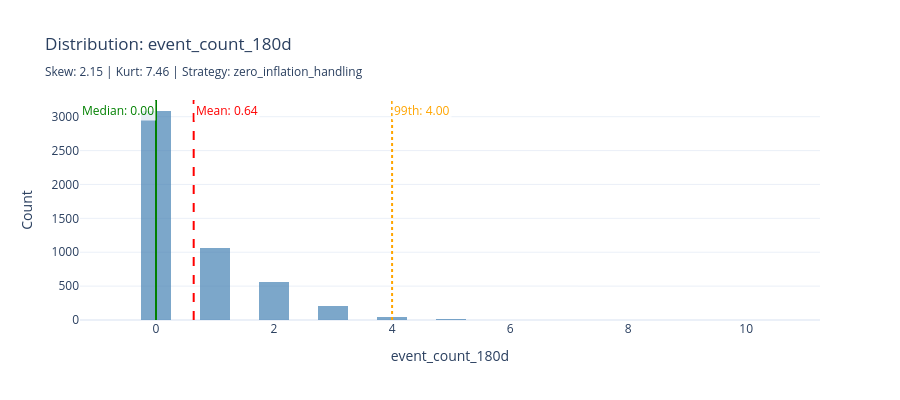
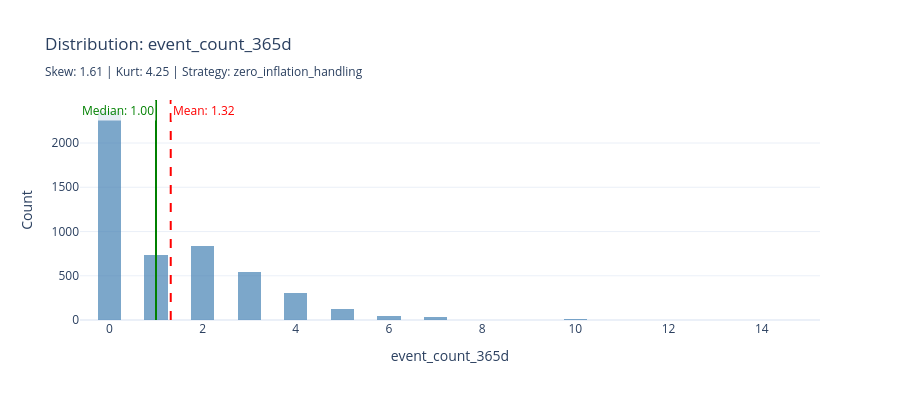
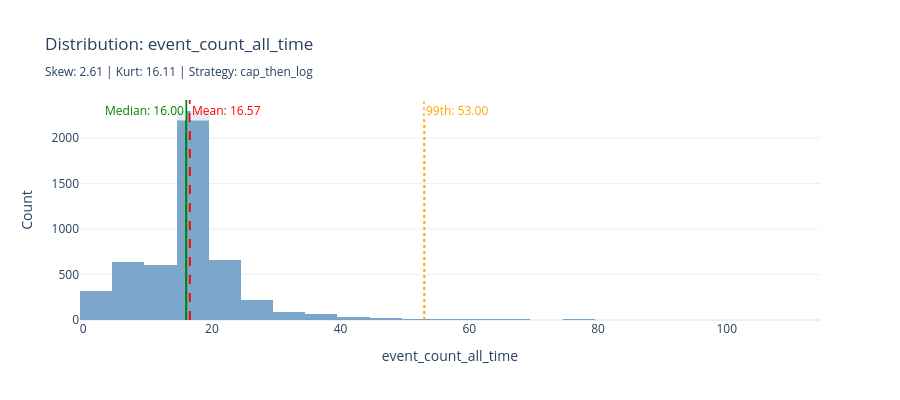
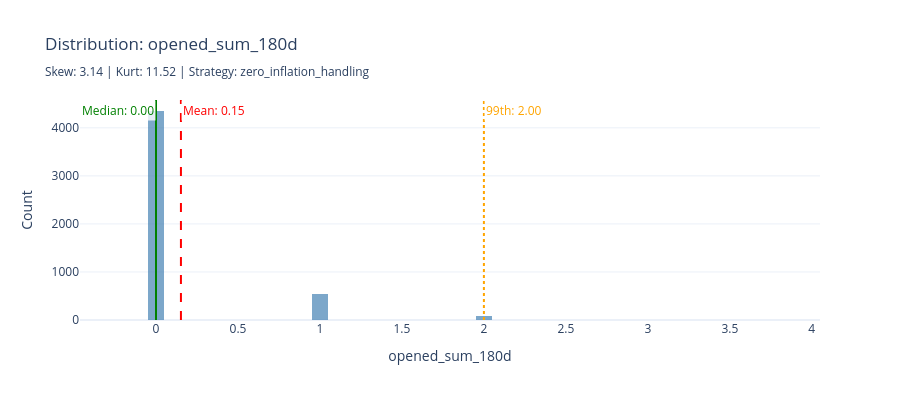

Source (notebook cell) for these figures, in order:
### Markdown cell above
## 4.4 Numeric Columns Analysis

**📖 How to Interpret These Charts:**
- **Red dashed line** = Mean (sensitive to outliers)
- **Green solid line** = Median (robust to outliers)
- **Large gap between mean and median** = Skewed distribution
- **Long right tail** = Positive skew (common in count/amount data)

**📖 Understanding Distribution Metrics**

| Metric | Interpretation | Action |
|--------|---------------|--------|
| **Skewness** | Measures asymmetry | \|skew\| > 1: Consider log transform |
| **Kurtosis** | Measures tail heaviness | kurt > 10: Cap outliers before transform |
| **Zero %** | Percentage of zeros | > 40%: Use zero-inflation handling |

**📖 Transformation Decision Tree:**
1. If zeros > 40% → Create binary indicator + log(non-zeros)
2. If \|skewness\| > 1 AND kurtosis > 10 → Cap then log
3. If \|skewness\| > 1 → Log transform
4. If kurtosis > 10 → Cap outliers only
5. Otherwise → Standard scaling is sufficient

### Code cell
analyzer = DistributionAnalyzer()

numeric_cols = [
    name for name, col in findings.columns.items()
    if col.inferred_type in [ColumnType.NUMERIC_CONTINUOUS, ColumnType.NUMERIC_DISCRETE]
    and name not in TEMPORAL_METADATA_COLS
]

analyses = analyzer.analyze_dataframe(df, numeric_cols)
recommendations = {col: analyzer.recommend_transformation(analysis)
                   for col, analysis in analyses.items()}

for col_name in numeric_cols:
    col_info = findings.columns[col_name]
    analysis = analyses.get(col_name)
    rec = recommendations.get(col_name)

    print(f"\n{'='*70}")
    print(f"Column: {col_name}")
    print(f"Type: {col_info.inferred_type.value} (Confidence: {col_info.confidence:.0%})")
    print("-" * 70)

    if analysis:
        print("\U0001f4ca Distribution Statistics:")
        print(f"   Mean: {analysis.mean:.3f}  |  Median: {analysis.median:.3f}  |  Std: {analysis.std:.3f}")
        print(f"   Range: [{analysis.min_value:.3f}, {analysis.max_value:.3f}]")
        if analysis.percentiles:
            print(f"   Percentiles: 1%={analysis.percentiles.get('p1', 0):.3f}, 25%={analysis.q1:.3f}, 75%={analysis.q3:.3f}, 99%={analysis.percentiles.get('p99', 0):.3f}")
        print("\n\U0001f4c8 Shape Analysis:")
        skew_label = '(Right-skewed)' if analysis.skewness > 0.5 else '(Left-skewed)' if analysis.skewness < -0.5 else '(Symmetric)'
        print(f"   Skewness: {analysis.skewness:.2f} {skew_label}")
        kurt_label = '(Heavy tails/outliers)' if analysis.kurtosis > 3 else '(Light tails)'
        print(f"   Kurtosis: {analysis.kurtosis:.2f} {kurt_label}")
        print(f"   Zeros: {analysis.zero_count:,} ({analysis.zero_percentage:.1f}%)")
        print(f"   Outliers (IQR): {analysis.outlier_count_iqr:,} ({analysis.outlier_percentage:.1f}%)")

        if rec:
            print(f"\n\U0001f527 Recommended Transformation: {rec.recommended_transform.value}")
            print(f"   Reason: {rec.reason}")
            print(f"   Priority: {rec.priority}")
            if rec.warnings:
                for warn in rec.warnings:
                    print(f"   \u26a0\ufe0f {warn}")

    data_np = df[col_name].dropna().to_numpy()
    fig = go.Figure()

    fig.add_trace(go.Histogram(x=data_np, nbinsx=50, name='Distribution',
                                marker_color='steelblue', opacity=0.7))

    mean_val = analysis.mean
    median_val = analysis.median

    mean_position = "top right" if mean_val >= median_val else "top left"
    median_position = "top left" if mean_val >= median_val else "top right"

    fig.add_vline(
        x=mean_val, line_dash="dash", line_color="red",
        annotation_text=f"Mean: {mean_val:.2f}", annotation_position=mean_position,
        annotation_font_color="red", annotation_bgcolor="rgba(255,255,255,0.8)"
    )
    fig.add_vline(
        x=median_val, line_dash="solid", line_color="green",
        annotation_text=f"Median: {median_val:.2f}", annotation_position=median_position,
        annotation_font_color="green", annotation_bgcolor="rgba(255,255,255,0.8)"
    )

    if analysis and analysis.outlier_percentage > 5 and analysis.percentiles.get('p99') is not None:
        fig.add_vline(x=analysis.percentiles['p99'], line_dash="dot", line_color="orange",
                      annotation_text=f"99th: {analysis.percentiles['p99']:.2f}",
                      annotation_position="top right",
                      annotation_font_color="orange",
                      annotation_bgcolor="rgba(255,255,255,0.8)")

    transform_label = rec.recommended_transform.value if rec else "none"
    fig.update_layout(
        title=f"Distribution: {col_name}<br><sub>Skew: {analysis.skewness:.2f} | Kurt: {analysis.kurtosis:.2f} | Strategy: {transform_label}</sub>",
        xaxis_title=col_name, yaxis_title="Count",
        template='plotly_white', height=400
    )
    display_figure(fig)

### Figure 1 — Plotly figure (JSON) as saved in the notebook; plotly's stock layout.template omitted (floating-point values rounded to 4 significant figures; data arrays with more than 128 entries replaced by an {"elided": "..."} marker saying what was removed)
{"data": [{"marker": {"color": "steelblue"}, "name": "Distribution", "nbinsx": 50, "opacity": 0.7, "type": "histogram", "x": {"elided": "4998 int values"}}], "layout": {"annotations": [{"bgcolor": "rgba(255,255,255,0.8)", "font": {"color": "red"}, "showarrow": false, "text": "Mean: 0.64", "x": 0.6387, "xanchor": "left", "xref": "x", "y": 1, "yanchor": "top", "yref": "y domain"}, {"bgcolor": "rgba(255,255,255,0.8)", "font": {"color": "green"}, "showarrow": false, "text": "Median: 0.00", "x": 0.0, "xanchor": "right", "xref": "x", "y": 1, "yanchor": "top", "yref": "y domain"}, {"bgcolor": "rgba(255,255,255,0.8)", "font": {"color": "orange"}, "showarrow": false, "text": "99th: 4.00", "x": 4.0, "xanchor": "left", "xref": "x", "y": 1, "yanchor": "top", "yref": "y domain"}], "height": 400, "shapes": [{"line": {"color": "red", "dash": "dash"}, "type": "line", "x0": 0.6387, "x1": 0.6387, "xref": "x", "y0": 0, "y1": 1, "yref": "y domain"}, {"line": {"color": "green", "dash": "solid"}, "type": "line", "x0": 0.0, "x1": 0.0, "xref": "x", "y0": 0, "y1": 1, "yref": "y domain"}, {"line": {"color": "orange", "dash": "dot"}, "type": "line", "x0": 4.0, "x1": 4.0, "xref": "x", "y0": 0, "y1": 1, "yref": "y domain"}], "title": {"text": "Distribution: event_count_180d<br><sub>Skew: 2.15 | Kurt: 7.46 | Strategy: zero_inflation_handling</sub>"}, "xaxis": {"title": {"text": "event_count_180d"}}, "yaxis": {"title": {"text": "Count"}}}}

### Figure 2 — Plotly figure (JSON) as saved in the notebook; plotly's stock layout.template omitted (floating-point values rounded to 4 significant figures; data arrays with more than 128 entries replaced by an {"elided": "..."} marker saying what was removed)
{"data": [{"marker": {"color": "steelblue"}, "name": "Distribution", "nbinsx": 50, "opacity": 0.7, "type": "histogram", "x": {"elided": "4998 int values"}}], "layout": {"annotations": [{"bgcolor": "rgba(255,255,255,0.8)", "font": {"color": "red"}, "showarrow": false, "text": "Mean: 1.32", "x": 1.316, "xanchor": "left", "xref": "x", "y": 1, "yanchor": "top", "yref": "y domain"}, {"bgcolor": "rgba(255,255,255,0.8)", "font": {"color": "green"}, "showarrow": false, "text": "Median: 1.00", "x": 1.0, "xanchor": "right", "xref": "x", "y": 1, "yanchor": "top", "yref": "y domain"}], "height": 400, "shapes": [{"line": {"color": "red", "dash": "dash"}, "type": "line", "x0": 1.316, "x1": 1.316, "xref": "x", "y0": 0, "y1": 1, "yref": "y domain"}, {"line": {"color": "green", "dash": "solid"}, "type": "line", "x0": 1.0, "x1": 1.0, "xref": "x", "y0": 0, "y1": 1, "yref": "y domain"}], "title": {"text": "Distribution: event_count_365d<br><sub>Skew: 1.61 | Kurt: 4.25 | Strategy: zero_inflation_handling</sub>"}, "xaxis": {"title": {"text": "event_count_365d"}}, "yaxis": {"title": {"text": "Count"}}}}

### Figure 3 — Plotly figure (JSON) as saved in the notebook; plotly's stock layout.template omitted (floating-point values rounded to 4 significant figures; data arrays with more than 128 entries replaced by an {"elided": "..."} marker saying what was removed)
{"data": [{"marker": {"color": "steelblue"}, "name": "Distribution", "nbinsx": 50, "opacity": 0.7, "type": "histogram", "x": {"elided": "4998 int values"}}], "layout": {"annotations": [{"bgcolor": "rgba(255,255,255,0.8)", "font": {"color": "red"}, "showarrow": false, "text": "Mean: 16.57", "x": 16.57, "xanchor": "left", "xref": "x", "y": 1, "yanchor": "top", "yref": "y domain"}, {"bgcolor": "rgba(255,255,255,0.8)", "font": {"color": "green"}, "showarrow": false, "text": "Median: 16.00", "x": 16.0, "xanchor": "right", "xref": "x", "y": 1, "yanchor": "top", "yref": "y domain"}, {"bgcolor": "rgba(255,255,255,0.8)", "font": {"color": "orange"}, "showarrow": false, "text": "99th: 53.00", "x": 53.0, "xanchor": "left", "xref": "x", "y": 1, "yanchor": "top", "yref": "y domain"}], "height": 400, "shapes": [{"line": {"color": "red", "dash": "dash"}, "type": "line", "x0": 16.57, "x1": 16.57, "xref": "x", "y0": 0, "y1": 1, "yref": "y domain"}, {"line": {"color": "green", "dash": "solid"}, "type": "line", "x0": 16.0, "x1": 16.0, "xref": "x", "y0": 0, "y1": 1, "yref": "y domain"}, {"line": {"color": "orange", "dash": "dot"}, "type": "line", "x0": 53.0, "x1": 53.0, "xref": "x", "y0": 0, "y1": 1, "yref": "y domain"}], "title": {"text": "Distribution: event_count_all_time<br><sub>Skew: 2.61 | Kurt: 16.11 | Strategy: cap_then_log</sub>"}, "xaxis": {"title": {"text": "event_count_all_time"}}, "yaxis": {"title": {"text": "Count"}}}}

### Figure 4 — Plotly figure (JSON) as saved in the notebook; plotly's stock layout.template omitted (floating-point values rounded to 4 significant figures; data arrays with more than 128 entries replaced by an {"elided": "..."} marker saying what was removed)
{"data": [{"marker": {"color": "steelblue"}, "name": "Distribution", "nbinsx": 50, "opacity": 0.7, "type": "histogram", "x": {"elided": "4998 int values"}}], "layout": {"annotations": [{"bgcolor": "rgba(255,255,255,0.8)", "font": {"color": "red"}, "showarrow": false, "text": "Mean: 0.15", "x": 0.1521, "xanchor": "left", "xref": "x", "y": 1, "yanchor": "top", "yref": "y domain"}, {"bgcolor": "rgba(255,255,255,0.8)", "font": {"color": "green"}, "showarrow": false, "text": "Median: 0.00", "x": 0.0, "xanchor": "right", "xref": "x", "y": 1, "yanchor": "top", "yref": "y domain"}, {"bgcolor": "rgba(255,255,255,0.8)", "font": {"color": "orange"}, "showarrow": false, "text": "99th: 2.00", "x": 2.0, "xanchor": "left", "xref": "x", "y": 1, "yanchor": "top", "yref": "y domain"}], "height": 400, "shapes": [{"line": {"color": "red", "dash": "dash"}, "type": "line", "x0": 0.1521, "x1": 0.1521, "xref": "x", "y0": 0, "y1": 1, "yref": "y domain"}, {"line": {"color": "green", "dash": "solid"}, "type": "line", "x0": 0.0, "x1": 0.0, "xref": "x", "y0": 0, "y1": 1, "yref": "y domain"}, {"line": {"color": "orange", "dash": "dot"}, "type": "line", "x0": 2.0, "x1": 2.0, "xref": "x", "y0": 0, "y1": 1, "yref": "y domain"}], "title": {"text": "Distribution: opened_sum_180d<br><sub>Skew: 3.14 | Kurt: 11.52 | Strategy: zero_inflation_handling</sub>"}, "xaxis": {"title": {"text": "opened_sum_180d"}}, "yaxis": {"title": {"text": "Count"}}}}
